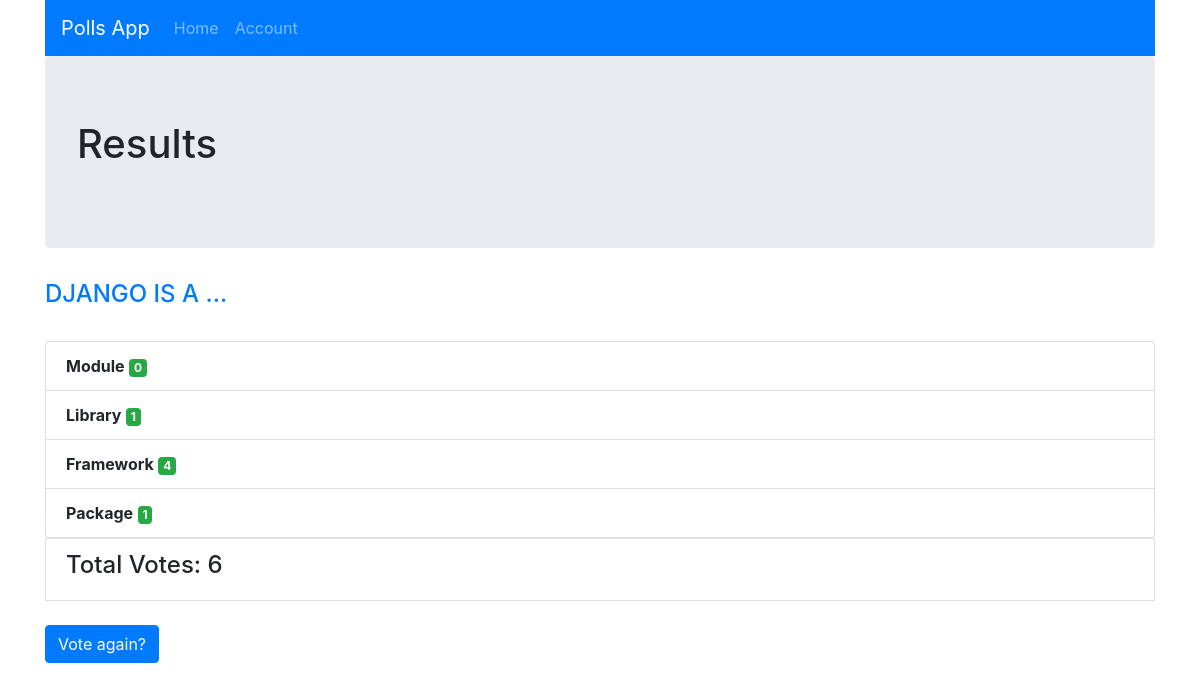
/results/4/, run on the app's committed database.
### polls/models.py (models this page shows, shortened)
class Question(models.Model):
    question_text = models.CharField(max_length=200)
    pub_date = models.DateTimeField(auto_now=True)

class Choice(models.Model):
    question = models.ForeignKey(Question,on_delete=models.CASCADE)
    choice_text = models.CharField(max_length=200)
    votes = models.IntegerField(default=0)

### polls/views.py (the view)
# urls.py: path("results/<int:question_id>/", views.results, name="results"),
def results(request, question_id):
    question = get_object_or_404(Question, pk=question_id)
    total_votes = 0
    for choice in question.choice_set.all():
        total_votes += choice.votes
    return render(request, "polls/results.html", {"question": question , 'total' : total_votes})

### polls/templates/polls/results.html (shortened to what this page needs)
{% extends 'polls/base.html' %}
{% block title_page %}Results{% endblock title_page %}
{% block content %}
<h4 class="text-primary">{{question.question_text|upper}}</h4>
<br>
<ul class="list-group ">
{% for choice in question.choice_set.all %}
    <li class="list-group-item"><strong>{{ choice.choice_text }}</strong> <span class="badge badge-success">{{ choice.votes }}</span></li>
    {% endfor %}
</ul>
<li class="list-group-item"><h4>Total Votes: {{total}}</h4></li>
<br>
<a href="{% url 'polls:detail' question.id %}" class="btn btn-primary">Vote again?</a>
{% endblock content %}

### data on the page
Question: question_text "DJANGO IS A ..."
Choice: choice_text "Module", votes "0"
Choice: choice_text "Library", votes "1"
Choice: choice_text "Framework", votes "4"
Choice: choice_text "Package", votes "1"

### other printed values
{{ total }} "6"
